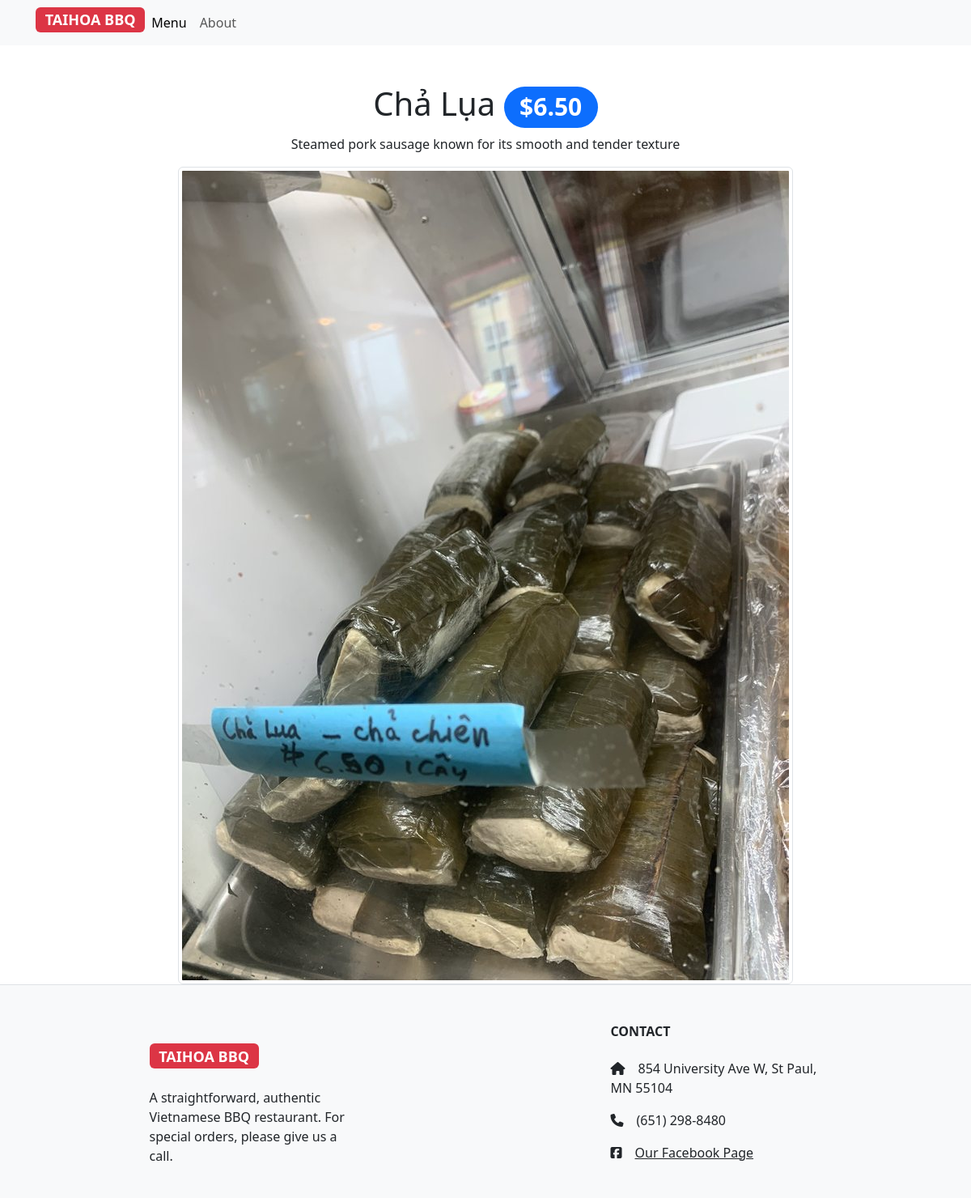
Page /item/13/ on the committed database.
### restaurant_menu/models.py (models this page shows, shortened)
class Item(models.Model):
    meal = models.CharField(max_length=1000, unique=True)
    description = models.CharField(max_length=2000)
    price = models.DecimalField(max_digits=10, decimal_places=2)
    meal_type = models.CharField(max_length=200, choices=MEAL_TYPE)
    author = models.ForeignKey(User, on_delete=models.PROTECT)
    status = models.IntegerField(choices=STATUS, default=0)
    date_created = models.DateTimeField(auto_now_add=True)
    date_updated = models.DateTimeField(auto_now=True)
    meal_photo = models.ImageField(upload_to='images/', default="empty")
    per_pound = models.IntegerField(choices=PER_POUND, default=0)

### restaurant_menu/views.py (the view)
# urls.py: path('item/<int:pk>/', views.MenuItemDetail.as_view(), name="menu_item"),
class MenuItemDetail(generic.DetailView):
    model = Item
    template_name = "menu_item_detail.html"

### restaurant_menu/templates/menu_item_detail.html
{% extends 'base.html' %}
{% block content %}
    <div class="container">
        <div class="text-center">
        <h1 class="pt-5">{{ item.meal }}
            {% if item.per_pound == 0 %}
                <span class="badge bg-primary rounded-pill">${{ item.price }}</span>
            {% else %}
                <span class="badge bg-primary rounded-pill">${{ item.price }}/lbs</span>
            {% endif %}
        </h1>
            <p class="">{{ item.description }}</p>
            <img src="{{ item.meal_photo.url }}" class="img-thumbnail" alt="{{ item.meal }}">
        </div>
    </div>
{% endblock content %}

### rows in the picture
Item: meal "Chả Lụa", price "6.50", description "Steamed pork sausage known for its smooth and tender texture", meal_photo (picture)
